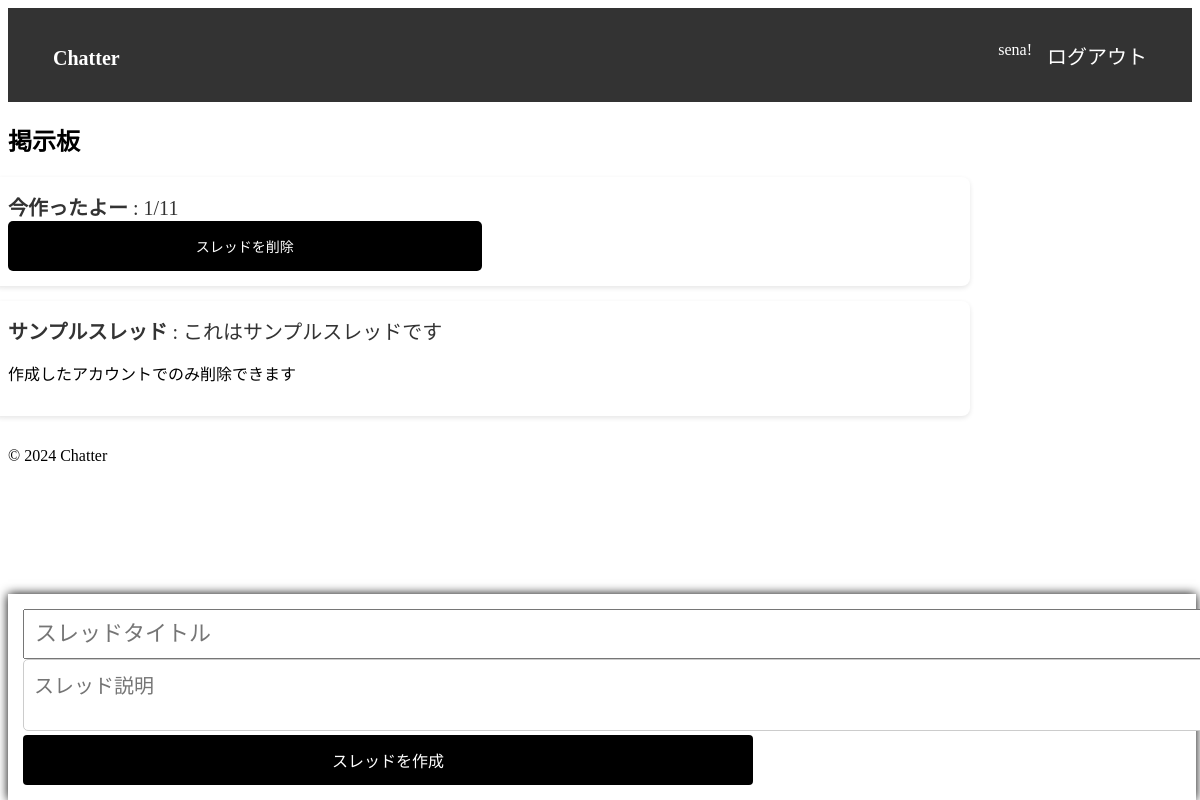
/ (signed in), run on the app's committed database.
### tables this page shows
CREATE TABLE threads (
    id INTEGER PRIMARY KEY AUTOINCREMENT,
    username TEXT NOT NULL,
    title TEXT NOT NULL,
    description TEXT,
    created_at TIMESTAMP DEFAULT CURRENT_TIMESTAMP
);

### routes/home.py (the view)
@home_blueprint.route('/')
def index():
    threads = get_all_threads()
    return render_template('index.html', threads=threads, username=session.get('username'))

### models/database.py (called while the page is built)
def get_db():
    conn = sqlite3.connect(DATABASE)
    conn.row_factory = sqlite3.Row
    return conn

### models/thread.py (called while the page is built)
def get_all_threads():
    db = get_db()
    return db.execute("SELECT * FROM threads ORDER BY created_at DESC").fetchall()

### templates/index.html
{% extends 'base.html' %}
{% block content %}
<h2>掲示板</h2>
<ul class="thread-list">
    {% for thread in threads %}
    <li class="thread-item">
        <a href="{{ url_for('home.thread', thread_id=thread[0]) }}">
            <strong>{{ thread[1] }} </strong>: {{ thread[2] }}
        </a>
        {% if username == thread[3] %}
        <form action="{{ url_for('home.delete_thread_route', thread_id=thread[0]) }}" method="POST">
            <button type="submit" class="delete-btn">スレッドを削除</button>
        </form>
        {% else %}
        <p>作成したアカウントでのみ削除できます</p>
        {% endif %}
    </li>
    {% endfor %}
</ul>
<div id="input-container">
    <form action="{{ url_for('home.create_thread_route') }}" method="post">
        <input type="text" name="title" placeholder="スレッドタイトル" required>
        <textarea name="description" placeholder="スレッド説明" required></textarea>
        <button type="submit" class="submit-btn">スレッドを作成</button>
    </form>
</div>
{% endblock %}

### templates/base.html (shortened to what this page needs)
<!DOCTYPE html>
<html lang="ja">
<head>
    <link rel="stylesheet" href="{{ url_for('static', filename='css/style.css') }}">
</head>
<body>
    <header>
        <nav>
            <ul>
                <li class="logo"><a href="{{ url_for('home.index') }}">Chatter</a></li>
                <li class="auth-links">
                    {% if session.get('username') %}
                    <span>{{ session['username'] }}! </span>
                    <a href="{{ url_for('auth.logout') }}">ログアウト</a>
                    {% else %}
                    <a href="{{ url_for('auth.login') }}" class="login-btn">ログイン</a>
                    <a href="{{ url_for('auth.register') }}" class="register-btn">登録</a>
                    {% endif %}
                </li>
            </ul>
        </nav>
    </header>
    <div id="content">
        {% block content %}
        {% endblock %}
    </div>
    <footer>
        <p>&copy; 2024 Chatter</p>
    </footer>
</body>
</html>

### static/css/style.css (style rules this page uses)
nav { background-color: #333333; padding: 30px; color: white; display: flex; justify-content: space-between; }
ul { list-style-type: none; padding: 0; margin: 0; display: flex; align-items: center; width: 100%; }
li { margin: 0 15px; }
a { color: white; text-decoration: none; font-size: 20px; }
.logo { flex-grow: 2; font-size: 30px; font-weight: bold; }
.auth-links { display: flex; justify-content: flex-end; gap: 15px; }
#input-container { position: fixed; bottom: 0; width: 96.5%; background-color: rgb(255, 255, 255); padding: 15px; box-shadow: 0 0 10px rgb(0, 0, 0); z-index: 10; display: flex; justify-content: space-between; }
#input-container input { font-size: 22px; padding: 10px; width: 175%; }
textarea { width: 175%; height: 50px; border: 1px solid #ccc; border-radius: 5px; padding: 10px; font-size: 20px; transition: border 0.3s; }
button { width: 50%; height: 50px; background-color: #333333; color: white; border: none; border-radius: 5px; font-size: 20px; transition: background-color 0.3s ease; }
.submit-btn { width: 100%; padding: 10px; background-color: #000; color: white; font-size: 16px; border: none; border-radius: 4px; cursor: pointer; transition: background-color 0.3s ease; }
ul.thread-list { list-style: none; padding: 0; width: 80%; display: flex; flex-direction: column; text-align: left; }
li.thread-item { background-color: #fff; padding: 15px; margin-bottom: 15px; border-radius: 8px; box-shadow: 0 2px 5px rgba(0, 0, 0, 0.1); font-size: 1.0em; width: 100%; text-align: left; }
li.thread-item a { color: #333; text-decoration: none; display: block; width: 100%; text-align: left; }
.delete-btn { background-color: rgb(0, 0, 0); color: white; border: none; padding: 1px 1px; cursor: pointer; font-size: 14px; }

### data on the page
threads: username "sena", username "今作ったよー", title "1/11"
threads: username "サンプルスレッド", title "これはサンプルスレッドです", description "作成したアカウントでのみ削除できます"
